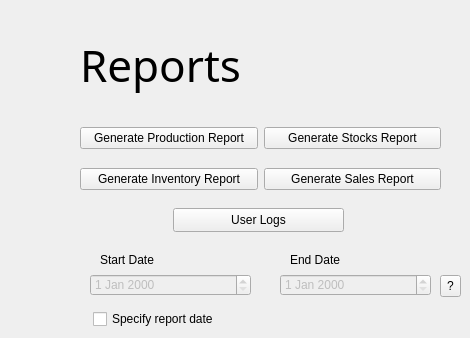
    <widget class="QWidget" name="reports">
     <widget class="QLabel" name="maintenance_label_2">
      <property name="geometry">
       <rect>
        <x>80</x>
        <y>34</y>
        <width>361</width>
        <height>61</height>
       </rect>
      </property>
      <property name="font">
       <font>
        <family>Poppins ExtraBold</family>
        <pointsize>33</pointsize>
       </font>
      </property>
      <property name="text">
       <string>&lt;html&gt;&lt;head/&gt;&lt;body&gt;&lt;p&gt;Reports&lt;/p&gt;&lt;/body&gt;&lt;/html&gt;</string>
      </property>
     </widget>
     <widget class="QWidget" name="layoutWidget">
      <property name="geometry">
       <rect>
        <x>80</x>
        <y>114</y>
        <width>361</width>
        <height>91</height>
       </rect>
      </property>
      <layout class="QHBoxLayout" name="horizontalLayout">
       <item>
        <layout class="QVBoxLayout" name="verticalLayout_2">
         <item>
          <widget class="QPushButton" name="prod_report_btn">
           <property name="toolTip">
            <string>&lt;html&gt;&lt;head/&gt;&lt;body&gt;&lt;p&gt;&lt;br/&gt;&lt;/p&gt;&lt;/body&gt;&lt;/html&gt;</string>
           </property>
           <property name="text">
            <string>Generate Production Report</string>
           </property>
          </widget>
         </item>
         <item>
          <widget class="QPushButton" name="inventory_report_btn">
           <property name="toolTip">
            <string>&lt;html&gt;&lt;head/&gt;&lt;body&gt;&lt;p&gt;&lt;br/&gt;&lt;/p&gt;&lt;/body&gt;&lt;/html&gt;</string>
           </property>
           <property name="text">
            <string>Generate Inventory Report</string>
           </property>
          </widget>
         </item>
        </layout>
       </item>
       <item>
        <layout class="QVBoxLayout" name="verticalLayout_4">
         <item>
          <widget class="QPushButton" name="stocks_report_btn">
           <property name="toolTip">
            <string>&lt;html&gt;&lt;head/&gt;&lt;body&gt;&lt;p&gt;&lt;br/&gt;&lt;/p&gt;&lt;/body&gt;&lt;/html&gt;</string>
           </property>
           <property name="text">
            <string>Generate Stocks Report</string>
           </property>
          </widget>
         </item>
         <item>
          <widget class="QPushButton" name="sales_report_btn">
           <property name="toolTip">
            <string>&lt;html&gt;&lt;head/&gt;&lt;body&gt;&lt;p&gt;&lt;br/&gt;&lt;/p&gt;&lt;/body&gt;&lt;/html&gt;</string>
           </property>
           <property name="text">
            <string>Generate Sales Report</string>
           </property>
          </widget>
         </item>
        </layout>
       </item>
      </layout>
     </widget>
     <widget class="QPushButton" name="user_logs_button">
      <property name="geometry">
       <rect>
        <x>173</x>
        <y>208</y>
        <width>171</width>
        <height>24</height>
       </rect>
      </property>
      <property name="text">
       <string>User Logs</string>
      </property>
     </widget>
     <widget class="QDateEdit" name="report_start">
      <property name="enabled">
       <bool>false</bool>
      </property>
      <property name="geometry">
       <rect>
        <x>90</x>
        <y>274</y>
        <width>161</width>
        <height>22</height>
       </rect>
      </property>
     </widget>
     <widget class="QDateEdit" name="report_end">
      <property name="enabled">
       <bool>false</bool>
      </property>
      <property name="geometry">
       <rect>
        <x>280</x>
        <y>274</y>
        <width>151</width>
        <height>22</height>
       </rect>
      </property>
     </widget>
     <widget class="QLabel" name="label_7">
      <property name="geometry">
       <rect>
        <x>100</x>
        <y>250</y>
        <width>81</width>
        <height>20</height>
       </rect>
      </property>
      <property name="text">
       <string>Start Date</string>
      </property>
     </widget>
     <widget class="QLabel" name="label_8">
      <property name="geometry">
       <rect>
        <x>290</x>
        <y>250</y>
        <width>81</width>
        <height>20</height>
       </rect>
      </property>
      <property name="text">
       <string>End Date</string>
      </property>
     </widget>
     <widget class="QCheckBox" name="specify_report_date">
      <property name="geometry">
       <rect>
        <x>93</x>
        <y>309</y>
        <width>191</width>
        <height>20</height>
       </rect>
      </property>
      <property name="text">
       <string>Specify report date</string>
      </property>
     </widget>
     <widget class="QToolButton" name="toolButton">
      <property name="geometry">
       <rect>
        <x>440</x>
        <y>275</y>
        <width>21</width>
        <height>22</height>
       </rect>
      </property>
      <property name="whatsThis">
       <string>&lt;html&gt;&lt;head/&gt;&lt;body&gt;&lt;p&gt;&lt;span style=&quot; font-weight:700;&quot;&gt;Production Report&lt;/span&gt; would be based&lt;/p&gt;&lt;p&gt;on the deadline date.&lt;/p&gt;&lt;p&gt;&lt;span style=&quot; font-weight:700;&quot;&gt;Inventory, Stocks, &lt;/span&gt;and &lt;span style=&quot; font-weight:700;&quot;&gt;Sales Reports &lt;/span&gt;&lt;/p&gt;&lt;p&gt;would be based on the date when&lt;/p&gt;&lt;p&gt;the entrie were created.&lt;/p&gt;&lt;/body&gt;&lt;/html&gt;</string>
      </property>
      <property name="text">
       <string>?</string>
      </property>
     </widget>
    </widget>
